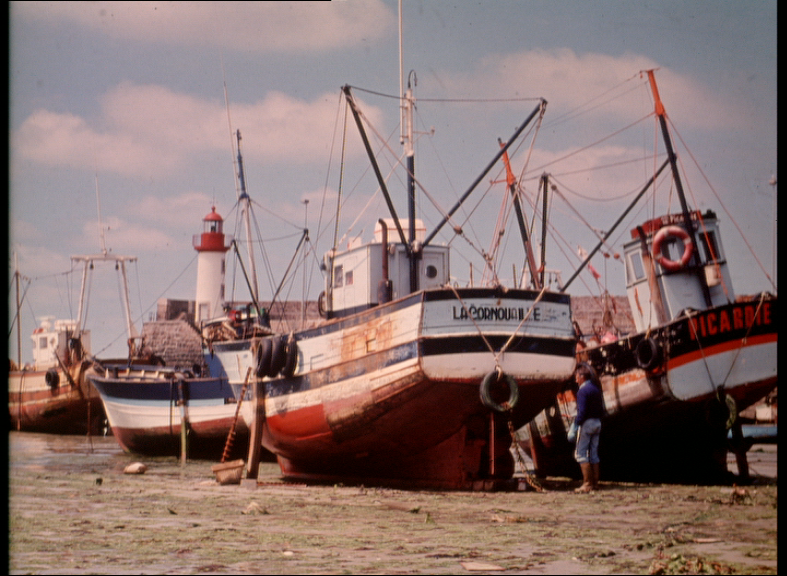
//> input picture OpenMp example/02__real_applications/019__gray2Bbw/Boats.png, 787 x 576 px
$ ./main   (built with g++ and OpenCV 4)
//> lines starting //> are read from the running program, lines starting //| are printed output that depends on the picture; after the words box and inside, x2 and y2 are one past the last pixel; in counts of white or black regions, pixels touching at a corner belong together
#include <iostream>
#include <opencv2/opencv.hpp>
#include <opencv2/highgui.hpp>
#include "x86intrin.h"
#include <sys/time.h>

using namespace cv;
using namespace std;

int main( )
{
	cv::Mat in_img = cv::imread("./Boats.png", IMREAD_GRAYSCALE);
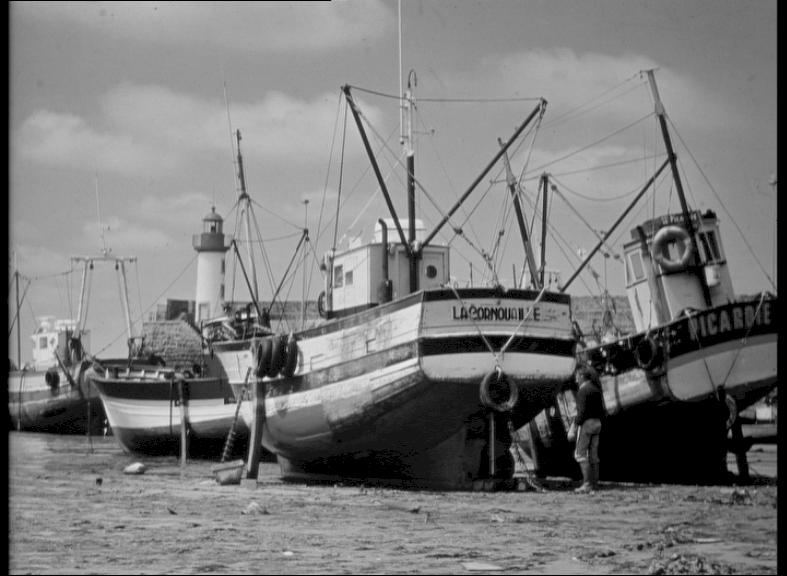
//> in_img: 576 rows x 787 cols, CV_8UC1; min 0, max 233, mean 122.3
	unsigned char *in_image  = (unsigned char *) in_img.data;

	unsigned int NCOLS = in_img.cols;
//> NCOLS = 787
	unsigned int NROWS = in_img.rows;
//> NROWS = 576

	// Convert to BW
	cv::Mat out_img (in_img.rows, in_img.cols, CV_8U);
	unsigned char *out_image = (unsigned char *) out_img.data;

	cv::Mat out_img2 (in_img.rows, in_img.cols, CV_8U);
	unsigned char *out_image2 = (unsigned char *) out_img2.data;

	struct timeval start1, end1;
	gettimeofday(&start1, NULL);
	for (int row = 0; row < NROWS; row++)
		for (int col = 0; col < NCOLS; col++)
			if (*(in_image + row * NCOLS + col) < 127)
				*(out_image + row * NCOLS + col) = 0;
			else
				*(out_image + row * NCOLS + col) = 255;
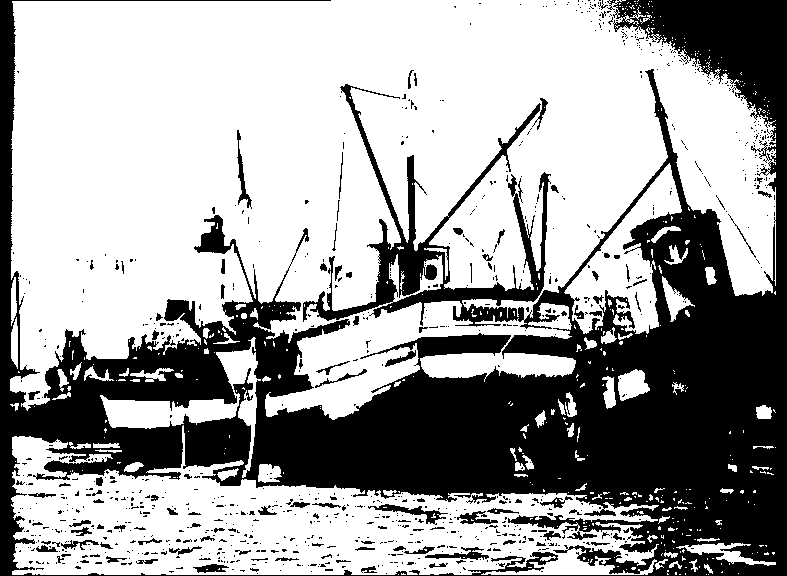
//> out_img: 576 rows x 787 cols, CV_8UC1; 63.5% white; 904 black regions (799 under 20 px), largest, box (x1, y1, x2, y2) and area: (0, 0, 787, 576) 156222, (368, 504, 448, 525) 435, (425, 547, 489, 560) 325
	gettimeofday(&end1, NULL);
	long seconds_01 = (end1.tv_sec - start1.tv_sec);
	long time_01 = ((seconds_01 * 1000000) + end1.tv_usec) - (start1.tv_usec);


	__m128i *pSrc;
	__m128i *pRes;
	__m128i m1, m2, m3;

	pSrc = (__m128i *) in_img.data;
	pRes = (__m128i *) out_img2.data;

	struct timeval start2, end2;
	gettimeofday(&start2, NULL);
	m2 = _mm_set1_epi8 ((unsigned char) 0XEF);
	for (int i = 0; i < NROWS; i++)
		for (int j = 0; j < NCOLS / 16; j++)
		{
			m1 = _mm_loadu_si128(pSrc + i * NCOLS/16 + j) ;
			m3 = _mm_cmplt_epi8 (m1, m2);
			_mm_storeu_si128 (pRes + i * NCOLS/16 + j, m3);
		}
	gettimeofday(&end2, NULL);
	long seconds_02 = (end2.tv_sec - start2.tv_sec);
	long time_02 = ((seconds_02 * 1000000) + end2.tv_usec) - (start2.tv_usec);

	cv::Mat show_in_img (in_img.rows/2, in_img.cols/2, CV_8U);
	cv::resize(in_img, show_in_img, cv::Size(), 0.5, 0.5);
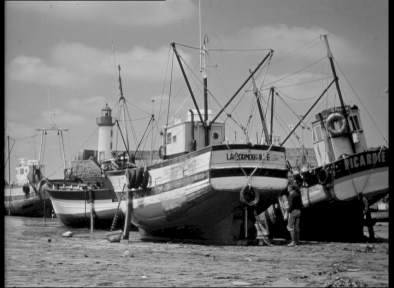
//> show_in_img: 288 rows x 394 cols, CV_8UC1; min 0, max 231, mean 122.3
	cv::namedWindow("input", cv::WINDOW_AUTOSIZE);
	cv::imshow("input", show_in_img);

	cv::Mat show_out_img (out_img.rows/2, out_img.cols/2, CV_8U);
	cv::resize(out_img, show_out_img, cv::Size(), 0.5, 0.5);
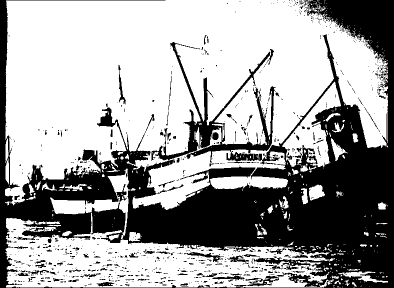
//> show_out_img: 288 rows x 394 cols, CV_8UC1; min 0, max 255, mean 161.7
	cv::namedWindow("output(serial)", cv::WINDOW_AUTOSIZE);
	cv::imshow("output(serial)", show_out_img);

	cv::Mat show_out_img2 (out_img2.rows/2, out_img2.cols/2, CV_8U);
	cv::resize(out_img2, show_out_img2, cv::Size(), 0.5, 0.5);
	cv::namedWindow("output(paralal)", cv::WINDOW_AUTOSIZE);
	cv::imshow("output(paralal)", show_out_img2);
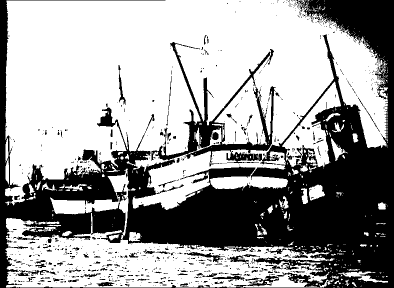
//> window 'output(paralal)': 288 rows x 394 cols, CV_8UC1; min 0, max 255, mean 159.8

	waitKey(0);

	printf ("Serial Run time = %ld \n", time_01);
	printf ("Parallel Run time = %ld \n", time_02);
	printf ("Speedup = %4.2f\n", (float) (time_01)/(float) time_02);

	return 0;
}
